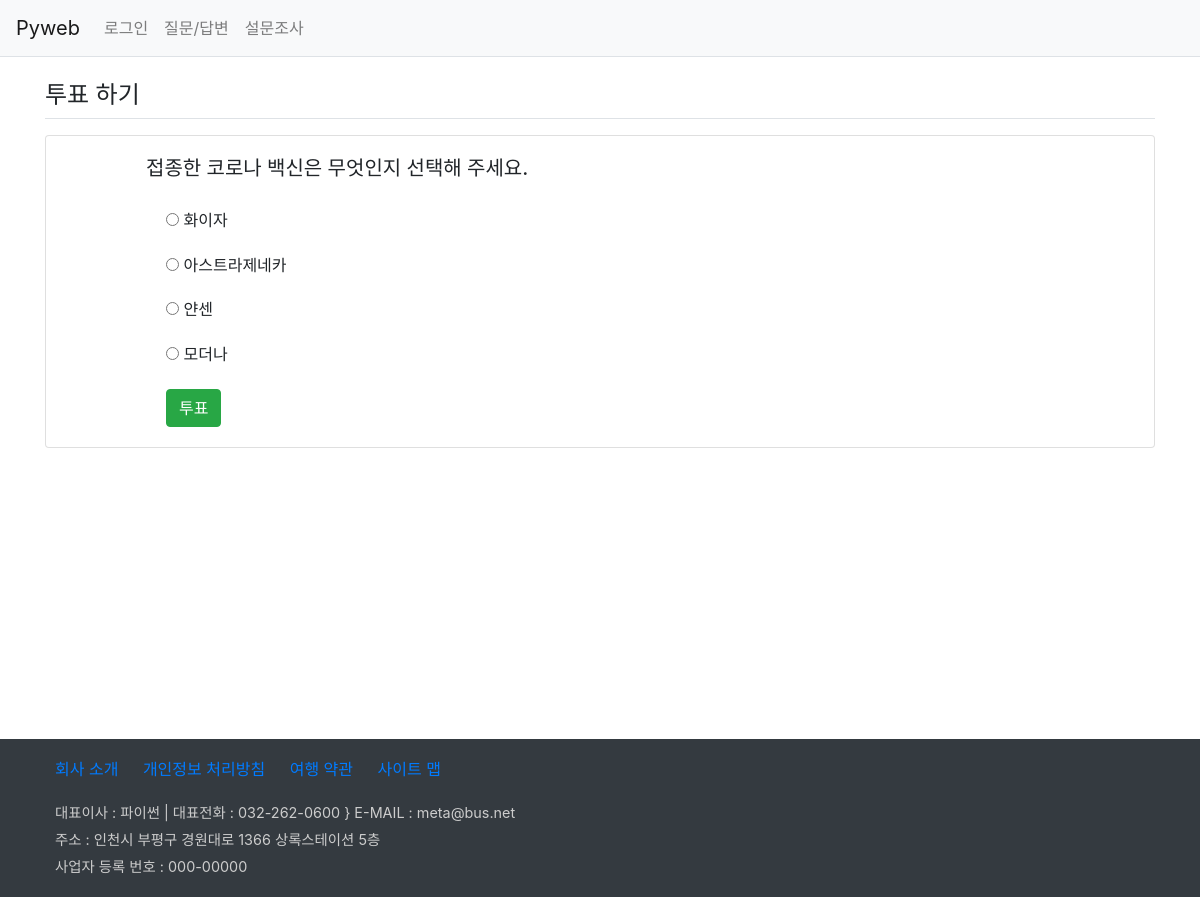
The page /polls/1/ on the database its author committed.
### polls/models.py (models this page shows, shortened)
class Question(models.Model):
    question_text = models.CharField(max_length=100)
    pub_date = models.DateTimeField()

class Choice(models.Model):
    question = models.ForeignKey(Question, on_delete=models.CASCADE)
    choice_text = models.CharField(max_length=100)
    votes = models.IntegerField(default=0)

### polls/views.py (the view)
# urls.py: path('<int:pk>/', views.detail, name='detail'),
def detail(request, pk):
    question = Question.objects.get(id=pk)
    context = {'question':question}
    return render(request, 'polls/poll_detail.html', context)

### templates/polls/poll_detail.html (shortened to what this page needs)
{% extends 'base.html' %}
{% block content %}
<div class="container my-3">
    <section>
        <h4 class="border-bottom py-2">투표 하기</h4>
        <div class="card my-3">
            <h5 style="margin:20px 100px 10px;">{{ question.question_text }}</h5>
            <form action="{% url 'poll:vote' question.id %}" method="post"
                  style="width:500px; margin:20px 120px;">
                {% for choice in question.choice_set.all %}
                <p style="line-height:1.3rem">
                    <input type="radio" name="choice" id="choice" value="{{ choice.id }}">
                    <label for="choice">{{ choice.choice_text }}</label>
                </p>
                {% endfor %}
                <button type="submit" class="btn btn-success">투표</button>
            </form>
        </div>
    </section>
</div>
{% endblock %}

### static/board/css/style.css (style rules this page uses)
section { height: 650px; }

### rows shown on the page
Question: question_text "접종한 코로나 백신은 무엇인지 선택해 주세요."
Choice: choice_text "화이자"
Choice: choice_text "아스트라제네카"
Choice: choice_text "얀센"
Choice: choice_text "모더나"
